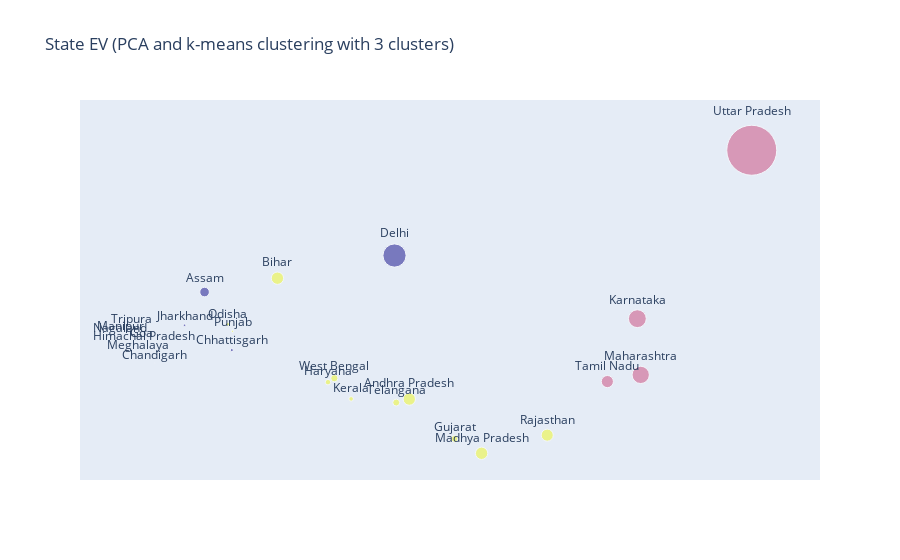

Source (notebook cell):
### Code cell
fig7.show()

### Figure 1 — Plotly figure (JSON) as saved in the notebook; plotly's stock layout.template omitted (floating-point values rounded to 4 significant figures)
{"data": [{"marker": {"color": [0, 0, 0, 0, 0, 0, 0, 0, 0, 2, 2, 0, 2, 2, 2, 2, 2, 1, 2, 2, 1, 0, 2, 1, 2, 1], "opacity": 0.5, "size": [49, 58, 586, 9262, 1175, 3870, 16811, 64766, 2812, 83335, 23371, 20966, 83335, 14804, 46937, 83335, 30775, 120532, 48767, 81338, 82051, 156393, 37035, 337180, 45272, 116646], "sizemode": "diameter", "sizeref": 6744.0}, "mode": "markers+text", "text": ["Meghalaya", "Nagaland", "Manipur", "Tripura", "Himachal Pradesh", "Goa", "Jharkhand", "Assam", "Chandigarh", "Bihar", "Odisha", "Chhattisgarh", "Madhya Pradesh", "Punjab", "Telangana", "Andhra Pradesh", "Kerala", "Karnataka", "West Bengal", "Rajasthan", "Tamil Nadu", "Delhi", "Haryana", "Uttar Pradesh", "Gujarat", "Maharashtra"], "textposition": "top center", "type": "scatter", "x": [-2.0, -2.182, -2.173, -2.064, -1.938, -1.963, -1.519, -1.313, -1.828, -0.5646, -1.074, -1.033, 1.533, -1.026, 0.6558, 0.7899, 0.1925, 3.133, 0.01996, 2.207, 2.825, 0.6381, -0.04558, 4.308, 1.254, 3.167], "y": [-0.04915, 0.1549, 0.1714, 0.2516, 0.0587, 0.09191, 0.279, 0.6733, -0.1715, 0.8377, 0.2909, -0.01507, -1.239, 0.2083, -0.6377, -0.5963, -0.5939, 0.3574, -0.3486, -1.024, -0.3885, 1.107, -0.3956, 2.355, -1.068, -0.3095]}], "layout": {"title": {"text": "State EV (PCA and k-means clustering with 3 clusters)"}, "xaxis": {"showgrid": false, "showticklabels": false, "zeroline": false}, "yaxis": {"showgrid": false, "showticklabels": false, "zeroline": false}}}
